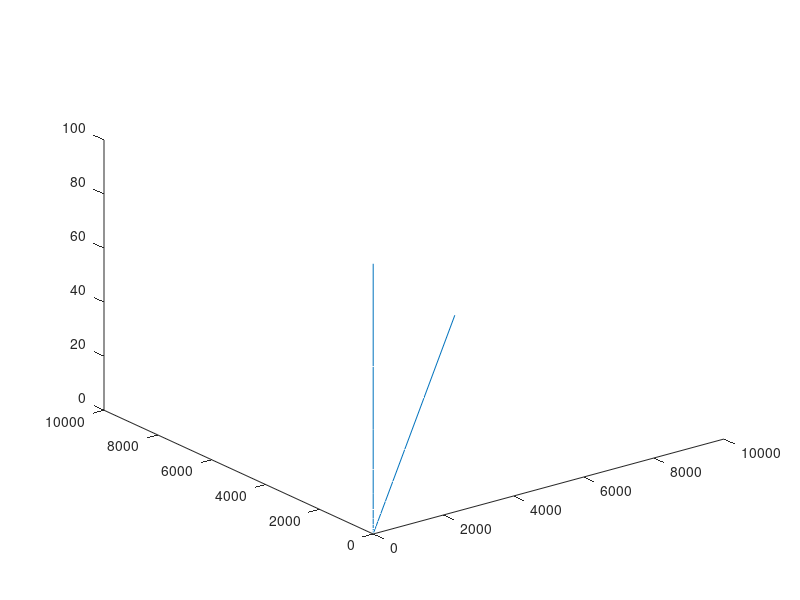

Write the MATLAB code that produced this figure. (Note: this script raises an error after producing the figure.)

freq = 10.^linspace(log10(0.01), log10(10000), 30);


amp = 1./freq;


plot3(freq, freq, amp);
% plot(freq, amp);

% set(gca, 'xscale', 'log')
% set(gca, 'yscale', 'log')
% log_scale_ticks("SI")

log_scale("auto", "xyz")





